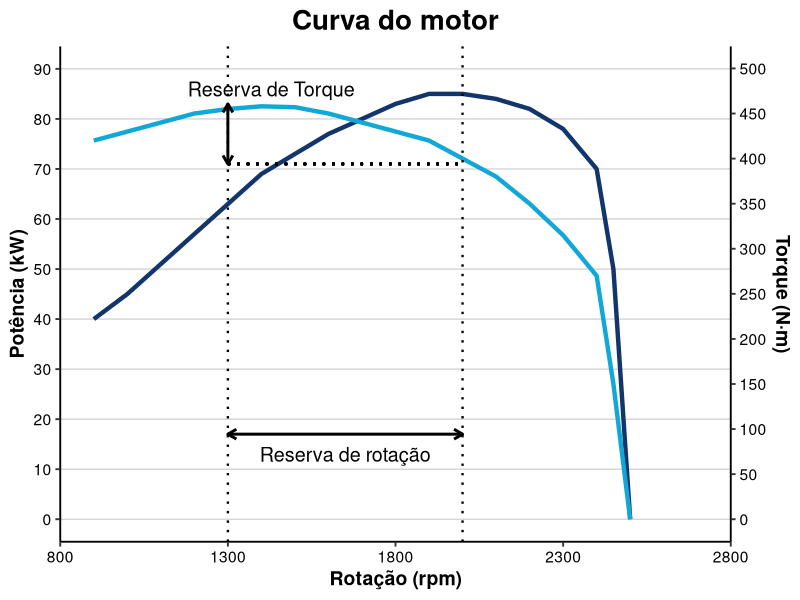
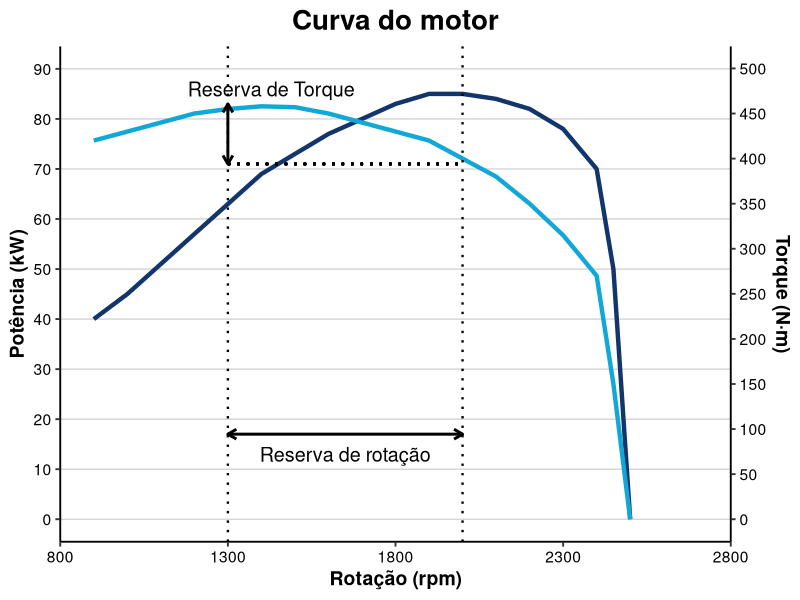

Here is the R script that generated these plots, in order:
library(ggplot2)
library(dplyr)

# -----------------------------
# Dados aproximados da figura
# -----------------------------

dados <- data.frame(
  rpm = c(
    900,
    1000,
    1100,
    1200,
    1300,
    1400,
    1500,
    1600,
    1700,
    1800,
    1900,
    2000,
    2100,
    2200,
    2300,
    2400,
    2450,
    2500
  ),
  potencia = c(
    40,
    45,
    51,
    57,
    63,
    69,
    73,
    77,
    80,
    83,
    85,
    85,
    84,
    82,
    78,
    70,
    50,
    0
  ),
  torque = c(
    420,
    430,
    440,
    450,
    455,
    458,
    457,
    450,
    440,
    430,
    420,
    400,
    380,
    350,
    315,
    270,
    150,
    0
  )
)


# -----------------------------
# Gráfico
# -----------------------------

ggplot(dados, aes(x = rpm)) +

  # Potência
  geom_line(
    aes(y = potencia),
    linewidth = 1.5,
    color = "#12366B"
  ) +

  # Torque convertido para a escala da potência
  geom_line(
    aes(y = torque / 5.55),
    linewidth = 1.5,
    color = "#11A8D8"
  ) +

  # Linhas verticais da reserva de rotação
  geom_vline(
    xintercept = c(1300, 2000),
    linetype = "dotted",
    linewidth = 0.8
  ) +

  # Linha horizontal da reserva de torque
  geom_segment(
    aes(
      x = 1300,
      xend = 2000,
      y = 71,
      yend = 71
    ),
    linetype = "dotted",
    linewidth = 0.8
  ) +

  # -----------------------------
  # Setas
  # -----------------------------

  # Reserva de torque
  annotate(
    "segment",
    x = 1300,
    xend = 1300,
    y = 71,
    yend = 83,
    linewidth = 1,
    arrow = arrow(
      ends = "both",
      length = unit(0.25, "cm")
    )
  ) +

  annotate(
    "text",
    x = 1180,
    y = 86,
    label = "Reserva de Torque",
    size = 5,
    hjust = 0
  ) +

  # Reserva de rotação
  annotate(
    "segment",
    x = 1300,
    xend = 2000,
    y = 17,
    yend = 17,
    linewidth = 1,
    arrow = arrow(
      ends = "both",
      length = unit(0.25, "cm")
    )
  ) +

  annotate(
    "text",
    x = 1650,
    y = 13,
    label = "Reserva de rotação",
    size = 5
  ) +

  # -----------------------------
  # Escalas
  # -----------------------------

  scale_x_continuous(
    limits = c(800, 2800),
    breaks = c(800, 1300, 1800, 2300, 2800),
    expand = c(0, 0)
  ) +

  scale_y_continuous(
    name = "Potência (kW)",
    limits = c(0, 90),
    breaks = seq(0, 90, 10),

    sec.axis = sec_axis(
      ~ . * 5.55,
      name = "Torque (N·m)",
      breaks = seq(0, 500, 50)
    )
  ) +

  labs(
    title = "Curva do motor",
    x = "Rotação (rpm)"
  ) +

  # -----------------------------
  # Tema
  # -----------------------------

  theme_classic(base_size = 14) +

  theme(
    plot.title = element_text(
      hjust = 0.5,
      face = "bold",
      size = 20
    ),

    axis.title.x = element_text(
      face = "bold"
    ),

    axis.title.y = element_text(
      face = "bold"
    ),

    axis.title.y.right = element_text(
      face = "bold"
    ),

    axis.text = element_text(
      color = "black"
    ),

    panel.grid.major.y = element_line(
      color = "grey80",
      linewidth = 0.4
    ),

    legend.position = "none"
  )

ggsave(filename = "torque_potencia.jpeg", width = 12, height = 7, dpi = 600)
